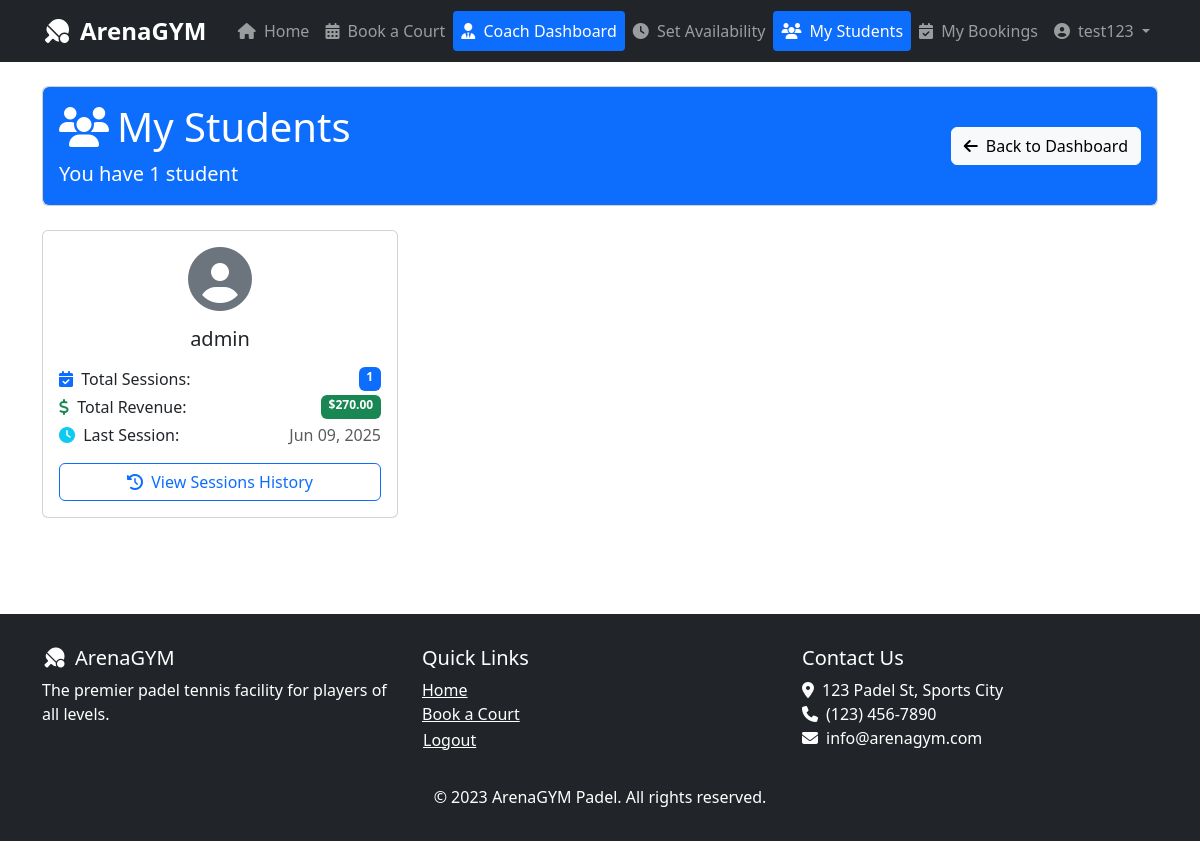
Page /coach/students/ (signed in) on the earlier database version.
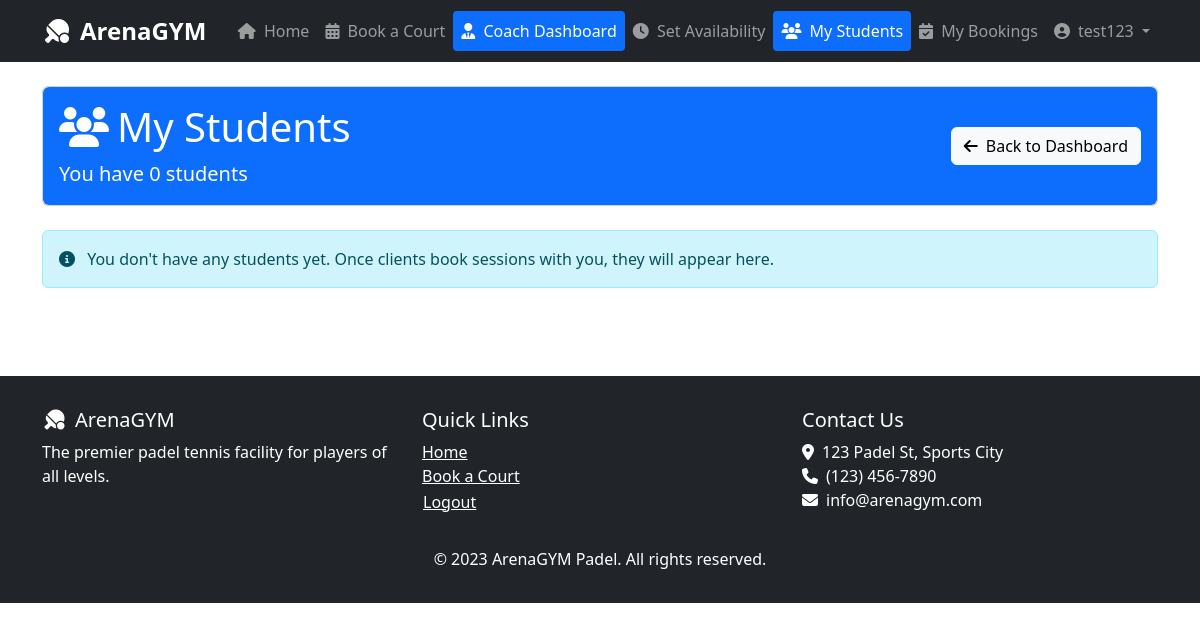
Same page on the later database version.
### reservation/models.py (models this page shows, shortened)
class User(AbstractUser):
    isCoach = models.BooleanField(default=False)
    isModerator = models.BooleanField(default=False)
    rate = models.DecimalField(max_digits=6, decimal_places=2, default=0.00, null=True, blank=True)

class Reservation(models.Model):
    user = models.ForeignKey(User, on_delete=models.CASCADE)
    coach = models.ForeignKey(User, on_delete=models.CASCADE, related_name='coach', null=True, blank=True)
    date = models.DateField()
    startTime = models.TimeField()
    endTime = models.TimeField()
    createdAt = models.DateTimeField(auto_now_add=True)
    isPaid = models.BooleanField(default=False)
    court = models.ForeignKey(Court, on_delete=models.CASCADE)
    total_price = models.DecimalField(max_digits=10, decimal_places=2, default=120)

### reservation/views.py (the view)
# urls.py: path('coach/students/', views.coach_students, name='coach_students'),
@login_required
def coach_students(request):
    if not request.user.isCoach:
        return redirect('client')
    student_ids = Reservation.objects.filter(
        coach=request.user
    ).values_list('user', flat=True).distinct()
    students = User.objects.filter(id__in=student_ids)
    student_data = []
    for student in students:
        sessions = Reservation.objects.filter(coach=request.user, user=student)
        student_data.append({
            'student': student,
            'session_count': sessions.count(),
            'last_session': sessions.order_by('-date').first() if sessions.exists() else None,
            'total_spent': sum(session.total_price for session in sessions)
        })
    return render(request, 'coach_students.html', {
        'students': student_data,
        'total_students': len(student_data)
    })

### reservation/templates/coach_students.html (shortened to what this page needs)
{% extends 'base.html' %}
{% block content %}
<div class="container py-4">
    <div class="card mb-4">
        <div class="card-body bg-primary text-white rounded">
            <div class="row align-items-center">
                <div class="col-md-8">
                    <h1><i class="fas fa-users me-2"></i>My Students</h1>
                    <p class="lead mb-0">You have {{ total_students }} student{{ total_students|pluralize }}</p>
                </div>
                <div class="col-md-4 text-md-end">
                    <a href="{% url 'coachdashboard' %}" class="btn btn-light">
                        <i class="fas fa-arrow-left me-2"></i>Back to Dashboard
                    </a>
                </div>
            </div>
        </div>
    </div>
    <div class="row">
        {% for student_info in students %}
        <div class="col-md-4 mb-4">
            <div class="card h-100 student-card">
                <div class="card-body">
                    <div class="text-center mb-3">
                        <div class="mb-3">
                            <i class="fas fa-user-circle fa-4x text-secondary"></i>
                        </div>
                        <h5>{{ student_info.student.get_full_name|default:student_info.student.username }}</h5>
                    </div>
                    <div class="mb-3">
                        <div class="d-flex justify-content-between mb-1">
                            <span><i class="fas fa-calendar-check me-1 text-primary"></i> Total Sessions:</span>
                            <span class="badge bg-primary">{{ student_info.session_count }}</span>
                        </div>
                        <div class="d-flex justify-content-between mb-1">
                            <span><i class="fas fa-dollar-sign me-1 text-success"></i> Total Revenue:</span>
                            <span class="badge bg-success">${{ student_info.total_spent|floatformat:2 }}</span>
                        </div>
                        {% if student_info.last_session %}
                        <div class="d-flex justify-content-between mb-1">
                            <span><i class="fas fa-clock me-1 text-info"></i> Last Session:</span>
                            <span class="text-muted">{{ student_info.last_session.date|date:"M d, Y" }}</span>
                        </div>
                        {% endif %}
                    </div>
                    <div class="d-flex justify-content-center">
                        <a href="#" class="btn btn-outline-primary w-100">
                            <i class="fas fa-history me-1"></i> View Sessions History
                        </a>
                    </div>
                </div>
            </div>
        </div>
        {% empty %}
        <div class="col-12">
            <div class="alert alert-info">
                <i class="fas fa-info-circle me-2"></i>
                You don't have any students yet. Once clients book sessions with you, they will appear here.
            </div>
        </div>
        {% endfor %}
    </div>
</div>
{% endblock %}

Differences in the rows shown:
no longer on this page (row edited): User: student.get_full_name "admin", session_count "1", total_spent "270.00", last_session "Jun 09, 2025"
Other differences:
{{ total_students }}: "1" → "0"
text now shown: "You don't have any students yet. Once clients book sessions with you, they will appear here."
